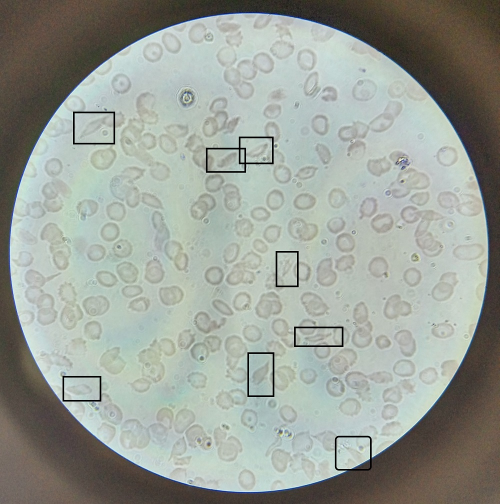
#> input picture Positive/103.jpg, 1000 x 1008 px, found by its file name (shown at 1/2 size); its folder holds only this picture in this run
$ python modeldemo.py
#> lines starting #> are read from the running program, lines starting #| are printed output that depends on the picture
import numpy as np
from PIL import Image
import os
import tenseal as ts
from sklearn.model_selection import train_test_split
import time
import matplotlib.pyplot as plt

def load_and_flatten_images(path, label):
    """Load images from directory, convert to grayscale, resize, and flatten"""
#> called with label = 1
    images = []
    labels = []
    for file in os.listdir(path):
        img_path = os.path.join(path, file)
        try:
            img = Image.open(img_path)
#> img is the input picture: PIL image 1000x1008 RGB; mean R, G, B 152.7, 158.4, 150.6
            if img.mode != 'L':
                img = img.convert('L')
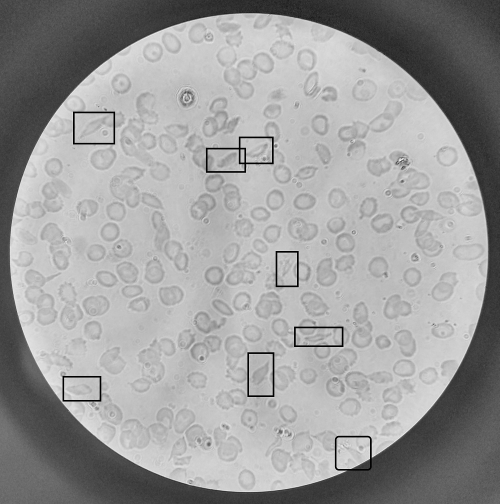
#> img: PIL image 1000x1008 L (shown at 1/2 size); min 0, max 253, mean 155.8
            img = img.resize((16, 16))  # Reduced to 16x16
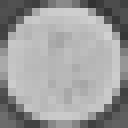
#> img: PIL image 16x16 L (shown 8 times larger); min 50, max 208, mean 156.6
            img_array = np.array(img).flatten()
#> img_array = 256 values, max 208 at index 77, min 50 at index 11, mean 156.6
            images.append(img_array)
            labels.append(label)
        except Exception as e:
            print(f"Error loading image {img_path}: {e}")
    return images, labels

# [25 lines left out: functions load_single_image, encrypt_data, not called in this run]

def calculate_accuracy(y_true, y_pred):
    """Calculate classification accuracy"""
    return np.mean(y_true == y_pred) * 100

class EncryptedLogisticRegression:
    # [194 lines left out: functions __init__, safe_sigmoid_approx, calculate_metrics, fit, predict, create_ckks_context and 2 more, not called in this run]

def main():
    try:
        # Load dataset
        positive_path = "C:/Users/mamid/OneDrive/Desktop/Sickle Cell Data set/Positive"
        negative_path = "C:/Users/mamid/OneDrive/Desktop/Sickle Cell Data set/Negative"

        print("Loading and processing images...")
        X_pos, y_pos = load_and_flatten_images(positive_path, 1)
#> X_pos = 1 item; y_pos = [1]
        X_neg, y_neg = load_and_flatten_images(negative_path, 0)

        X = np.array(X_pos + X_neg)
        y = np.array(y_pos + y_neg)

        print(f"Total samples: {len(X)}")
        print(f"Input shape: {X[0].shape}")

        max_samples = 50
        if len(X) > max_samples:
            indices = np.random.choice(len(X), max_samples, replace=False)
            X = X[indices]
            y = y[indices]
            print(f"Reduced to {max_samples} samples for testing")

        # Split data
        X_train, X_test, y_train, y_test = train_test_split(X, y, test_size=0.2, random_state=42)

        print("Creating encryption context...")
        context = create_ckks_context()

        print("Encrypting training data...")
        start_time = time.time()
        X_train_encrypted = encrypt_data(context, X_train)
        X_test_encrypted = encrypt_data(context, X_test)
        print(f"Encryption time: {time.time() - start_time:.2f} seconds")

        print("Training model on encrypted data...")
        model = EncryptedLogisticRegression(learning_rate=0.001, num_iterations=100)
        start_time = time.time()
        model.fit(X_train_encrypted, y_train, context)
        training_time = time.time() - start_time
        print(f"Training time: {training_time:.2f} seconds")

        print("Making predictions...")
        y_pred, _ = model.predict(X_test_encrypted)
        test_accuracy = calculate_accuracy(y_test, y_pred)
        print(f"Encrypted Logistic Regression Accuracy: {test_accuracy:.2f}%")

        # Process test images with visualization
        while True:
            test_image_path = input("\nEnter the path to a test image (or 'q' to quit): ").strip()
            if test_image_path.lower() == 'q':
                break
            if test_image_path:
                process_new_image(model, context, test_image_path)

    except Exception as e:
        print(f"An error occurred: {e}")
        import traceback
        traceback.print_exc()

if __name__ == "__main__":
    main()

$ run again, on Positive/111.jpg
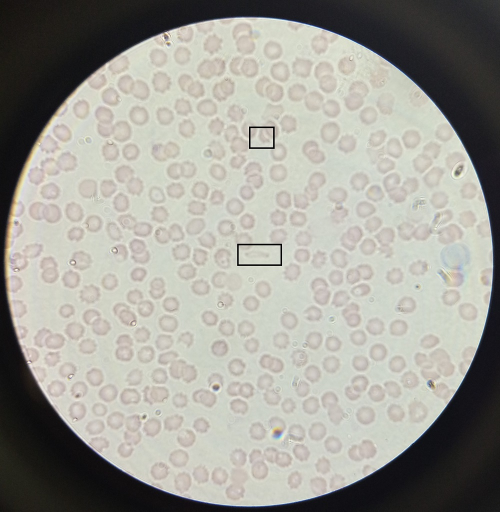
#> input picture Positive/111.jpg, 1000 x 1023 px, found by its file name (shown at 1/2 size)
#> in load_and_flatten_images, img is the input picture: PIL image 1000x1023 RGB; mean R, G, B 158.3, 157.3, 149.9
#> in load_and_flatten_images, `img = img.resize((16, 16))`:
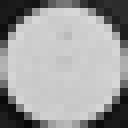
#> img: PIL image 16x16 L (shown 8 times larger); min 8, max 215, mean 157.8
#> img_array = 256 values, max 215 at index 25, min 8 at index 243, mean 157.8
#> X_pos = 1 item; y_pos = [1]

$ run again, on Positive/113.jpg
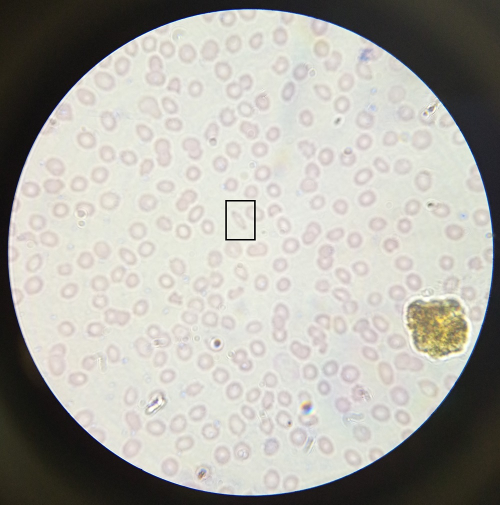
#> input picture Positive/113.jpg, 1000 x 1009 px, found by its file name (shown at 1/2 size)
#> in load_and_flatten_images, img is the input picture: PIL image 1000x1009 RGB; mean R, G, B 172.7, 171, 164.5
#> in load_and_flatten_images, `img = img.convert('L')`:
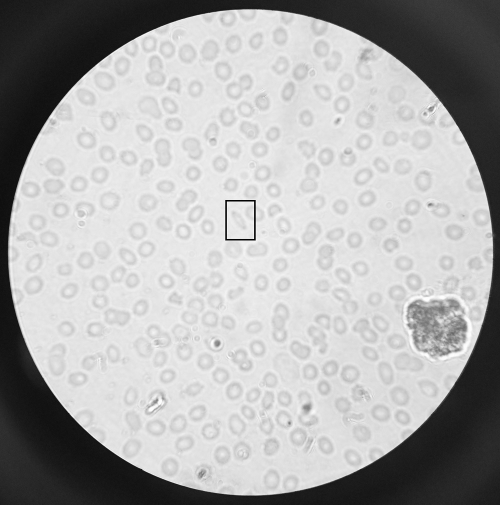
#> img: PIL image 1000x1009 L (shown at 1/2 size); min 0, max 255, mean 170.8
#> in load_and_flatten_images, `img = img.resize((16, 16))`:
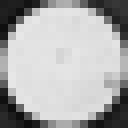
#> img: PIL image 16x16 L (shown 8 times larger); min 13, max 231, mean 171.9
#> img_array = 256 values, max 231 at index 66, min 13 at index 209, mean 171.9
#> X_pos = 1 item; y_pos = [1]

$ run again, on Positive/116.jpg
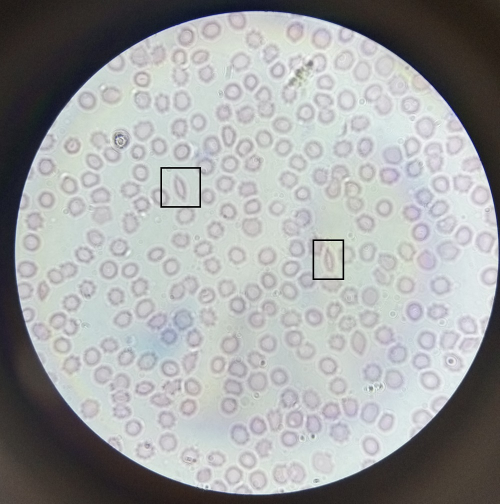
#> input picture Positive/116.jpg, 1000 x 1007 px, found by its file name (shown at 1/2 size)
#> in load_and_flatten_images, img is the input picture: PIL image 1000x1007 RGB; mean R, G, B 159.8, 161.4, 161.8
#> in load_and_flatten_images, `img = img.resize((16, 16))`:
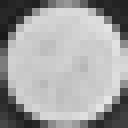
#> img: PIL image 16x16 L (shown 8 times larger); min 25, max 229, mean 161.9
#> img_array = 256 values, max 229 at index 205, min 25 at index 64, mean 161.9
#> X_pos = 1 item; y_pos = [1]

$ run again, on Positive/104.jpg
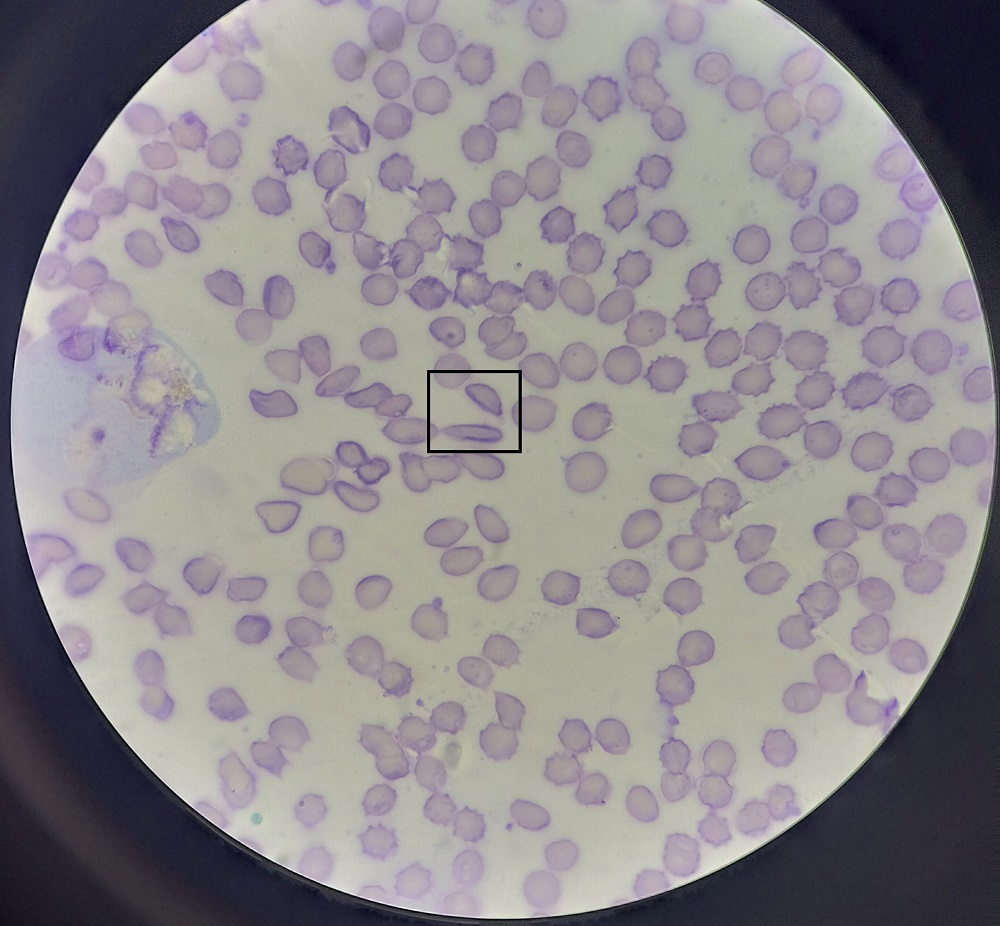
#> input picture Positive/104.jpg, 1000 x 926 px, found by its file name
#> in load_and_flatten_images, img is the input picture: PIL image 1000x926 RGB; mean R, G, B 142.8, 138.2, 141.6
#> in load_and_flatten_images, `img = img.convert('L')`:
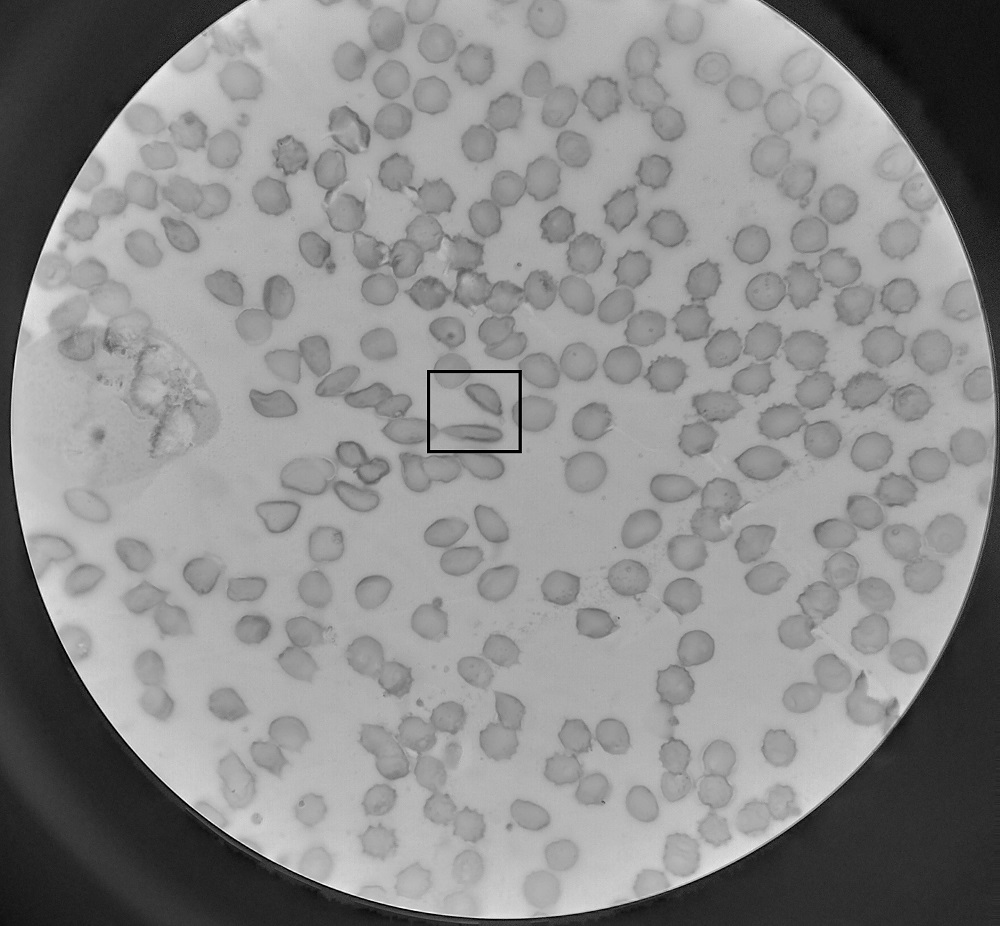
#> img: PIL image 1000x926 L; min 0, max 255, mean 140
#> in load_and_flatten_images, `img = img.resize((16, 16))`:
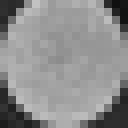
#> img: PIL image 16x16 L (shown 8 times larger); min 16, max 194, mean 140.7
#> img_array = 256 values, max 194 at index 4, min 16 at index 14, mean 140.7
#> X_pos = 1 item; y_pos = [1]
